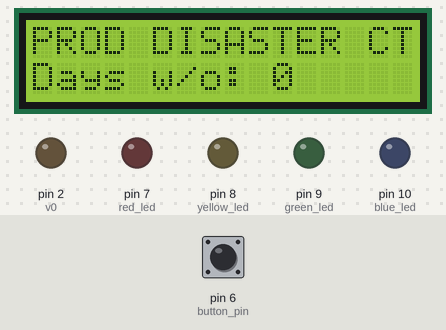
A sketch run on a simulated Arduino Uno, built with avr-gcc and run on an emulated ATmega328P. On the bench: 16×2 character LCD, output pins drawn as LEDs (lit = HIGH). The inputs (shaded band) are chosen by the test bench; at power-on: pin 6 (button_pin) LOW.

Above: at 1.2 s.
1.3 s: pin 6 (button_pin) pulled HIGH for 0.15 s
At 4.3 s:
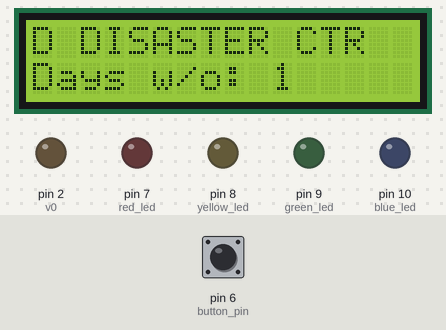
4.4 s: pin 6 (button_pin) pulled HIGH for 1 s
At 8.2 s:
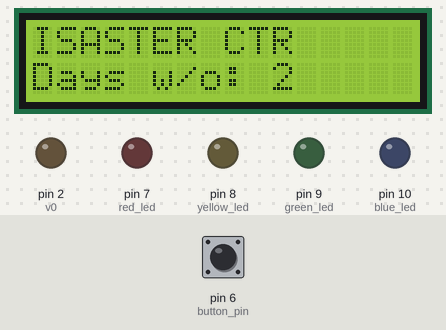
8.4 s: pin 6 (button_pin) pulled HIGH for 0.15 s
At 11.3 s:
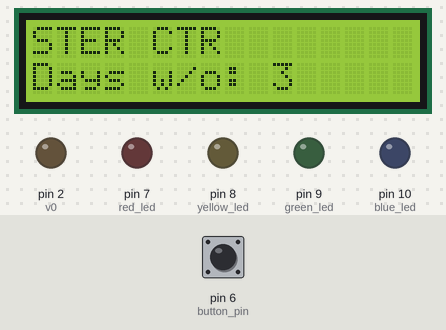
11.5 s: pin 6 (button_pin) pulled HIGH for 1 s
At 15.2 s:
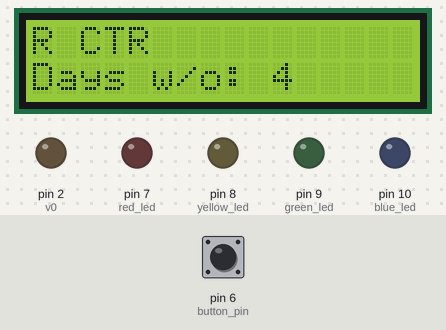
15.5 s: pin 6 (button_pin) pulled HIGH for 0.15 s
At 19.0 s:
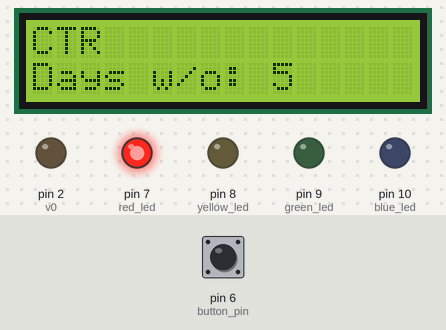
19.2 s: pin 6 (button_pin) pulled HIGH for 3.2 s
At 23.2 s:
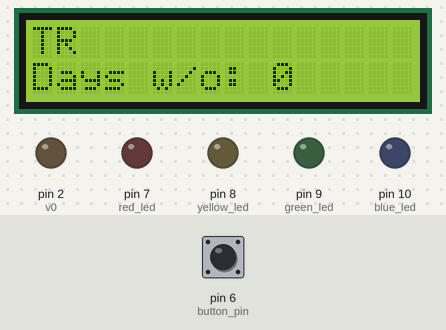
Timing chart, 0 to 24.7 s (numbered marks = the images above; inputs shaded):
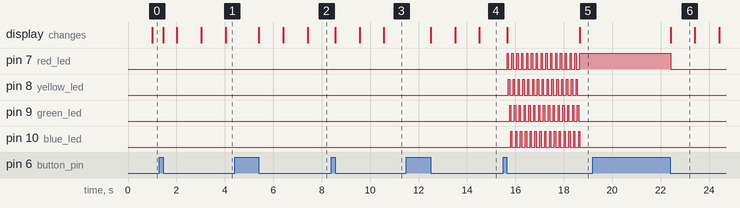

Measured:
- after the input at 15.5 s, pin 7 (red_led): alternates HIGH for 0.05 s and LOW for 0.15 s, 31 changes in all, then stays HIGH, starting after 0.16 s; pin 8 (yellow_led): alternates HIGH for 0.05 s and LOW for 0.15 s, 30 changes in all, then stays LOW, starting after 0.21 s
- after the input at 19.2 s, pin 7 (red_led): HIGH → LOW after 3.2 s
- what the display in image 6 shows lasts 1.0 s, from 22.4 s to 23.4 s

The sketch:

arduino_prod_disaster_counter.ino
```cpp
#include <LiquidCrystal.h>

#include "buttons.h"
#include "disaster_logic.h"
#include "display.h"

// initialize the library by associating any needed LCD interface pin
// with the arduino pin number it is connected to
const int rs = 3, en = 4, d4 = 5, d5 = 11, d6 = 12, d7 = 13, v0 = 2;

const int red_led = 7, yellow_led = 8, green_led = 9, blue_led = 10;
const int button_pin = 6;

LiquidCrystal lcd(rs, en, d4, d5, d6, d7);

void setup() {
  //Declaring LED pin as output
  pinMode(red_led, OUTPUT);
   //Declaring LED pin as output
  pinMode(yellow_led, OUTPUT);
   //Declaring LED pin as output
  pinMode(green_led, OUTPUT);
   //Declaring LED pin as output
  pinMode(blue_led, OUTPUT);

  // initialize the pushbutton1 pin as an input:
  pinMode(button_pin, INPUT);

  //Declaring LED pin as output
  pinMode(blue_led, OUTPUT);

  analogWrite(v0, display::CONTRAST);

  // set up the LCD's number of columns and rows:
  lcd.begin(16, 2);

}

void loop() {
  unsigned long button_press_time = buttons::is_button_pressed(button_pin);
  disaster_logic::handle_button_press(button_press_time);
  display::display_info(lcd, disaster_logic::days_without_incident);
  disaster_logic::handle_count_logic(lcd, red_led, yellow_led, green_led, blue_led);
}
```

buttons.cpp
```cpp
#include "buttons.h"

namespace buttons
{

  int BUTTON_STATE;             // the current reading from the input pin
  int button_press_threshold = 1000; // milliseconds under which a button press will increment counter, over which, will clear counter

  unsigned long is_button_pressed(const int& button_pin)
  {
    int reading = digitalRead(button_pin);
    if (reading == HIGH)
    {
      unsigned long start_button_press = millis();
      // wait till button is let go
      while (digitalRead(button_pin))
      {
        delay(10);
      }
      return millis() - start_button_press;
    }
    else
    {
      return 0;
    }
  }


} // end namespace buttons
```

buttons.h
```cpp
#ifndef BUTTONS_H
#define BUTTONS_H

#include <Arduino.h>

namespace buttons
{

  extern int BUTTON_STATE;             // the current reading from the input pin
  extern int button_press_threshold; // milliseconds under which a button press will increment counter, over which, will clear counter

  unsigned long is_button_pressed(const int& button_pin);

} // end namespace buttons

#endif
```

disaster_logic.cpp
```cpp
#include "disaster_logic.h"

namespace disaster_logic
{

  int days_without_incident = 0;
  int last_days_without_incident = 0;
  int first_day_check = 5;
  int second_day_check = 15;
  int third_day_check = 30;
  int fourth_day_check = 60;

  bool celebration_done = false;

void do_animation(LiquidCrystal& lcd, int red_led, int yellow_led, int green_led, int blue_led)
{
  lcd.clear();
  lcd.setCursor(0, 0);
  lcd.print("Congrats!!!!");
  lcd.setCursor(0, 1);
  lcd.print(":)");

  int led_index = 0;
  unsigned long start_time = millis();
  int led_seq_time = 3000;
  while (millis() - start_time < led_seq_time)
  {
    switch (led_index)
    {
      case 0:
        digitalWrite(red_led, HIGH);
        digitalWrite(yellow_led, LOW);
        digitalWrite(green_led, LOW);
        digitalWrite(blue_led, LOW);
        break;
      case 1:
        digitalWrite(red_led, LOW);
        digitalWrite(yellow_led, HIGH);
        digitalWrite(green_led, LOW);
        digitalWrite(blue_led, LOW);
        break;
      case 2:
        digitalWrite(red_led, LOW);
        digitalWrite(yellow_led, LOW);
        digitalWrite(green_led, HIGH);
        digitalWrite(blue_led, LOW);
        break;
      case 3:
        digitalWrite(red_led, LOW);
        digitalWrite(yellow_led, LOW);
        digitalWrite(green_led, LOW);
        digitalWrite(blue_led, HIGH);
        break;
      default:
        break;
   }
   delay(50);
   if (led_index == 3)
   {
    led_index = 0;
   }
   else
   {
    led_index++;
   }
  }
}

void handle_button_press(unsigned long button_press_time)
{
  if (button_press_time != 0)
  {
      if (button_press_time > buttons::button_press_threshold)
      {
        days_without_incident = 0;
        last_days_without_incident = 0;
      }
      else
      {
        days_without_incident++;
      }
  }
}

void handle_count_logic(LiquidCrystal& lcd, int red_led, int yellow_led, int green_led, int blue_led)
{
  if (days_without_incident < first_day_check)
  {
    digitalWrite(red_led, LOW);
    digitalWrite(yellow_led, LOW);
    digitalWrite(green_led, LOW);
    digitalWrite(blue_led, LOW);
  }

  else if (days_without_incident < second_day_check)
  {
    if (days_without_incident - last_days_without_incident == first_day_check - 0 && days_without_incident == first_day_check)
    {
      last_days_without_incident = days_without_incident;
      do_animation(lcd, red_led, yellow_led, green_led, blue_led);
    }
    digitalWrite(red_led, HIGH);
    digitalWrite(yellow_led, LOW);
    digitalWrite(green_led, LOW);
    digitalWrite(blue_led, LOW);
  }

  else if (days_without_incident < third_day_check)
  {
    if (days_without_incident - last_days_without_incident == second_day_check - first_day_check && days_without_incident == second_day_check)
    {
      last_days_without_incident = days_without_incident;
      do_animation(lcd, red_led, yellow_led, green_led, blue_led);
    }
    digitalWrite(red_led, HIGH);
    digitalWrite(yellow_led, HIGH);
    digitalWrite(green_led, LOW);
    digitalWrite(blue_led, LOW);
  }


  else if (days_without_incident < fourth_day_check)
  {
    if (days_without_incident - last_days_without_incident == third_day_check - second_day_check && days_without_incident == third_day_check)
    {
      last_days_without_incident = days_without_incident;
      do_animation(lcd, red_led, yellow_led, green_led, blue_led);
    }
    digitalWrite(red_led, HIGH);
    digitalWrite(yellow_led, HIGH);
    digitalWrite(green_led, HIGH);
    digitalWrite(blue_led, LOW);
  }

  else
  {
    if (days_without_incident - last_days_without_incident == fourth_day_check - third_day_check && days_without_incident == fourth_day_check)
    {
      last_days_without_incident = days_without_incident;
      do_animation(lcd, red_led, yellow_led, green_led, blue_led);
    }
    digitalWrite(red_led, HIGH);
    digitalWrite(yellow_led, HIGH);
    digitalWrite(green_led, HIGH);
    digitalWrite(blue_led, HIGH);
  }
}

} // namespace disaster_logic
```

disaster_logic.h
```cpp
#ifndef DISASTER_LOGIC_H
#define DISASTER_LOGIC_H

#include <Arduino.h>
#include <LiquidCrystal.h>

#include "buttons.h"

namespace disaster_logic
{

  extern int days_without_incident;
  extern int last_days_without_incident;
  extern int first_day_check;
  extern int second_day_check;
  extern int third_day_check;
  extern int fourth_day_check;

  extern bool celebration_done;

  void do_animation(LiquidCrystal& lcd, int red_led, int yellow_led, int green_led, int blue_led);

  void handle_button_press(unsigned long button_press_time);
  void handle_count_logic(LiquidCrystal& lcd, int red_led, int yellow_led, int green_led, int blue_led);


} // namespace disaster_logic

#endif
```

display.cpp
```cpp
#include "display.h"

namespace display
{

  int CONTRAST = 5;
  unsigned long last_text_scroll_time = 0;
  const int scroll_delay = 1000;
  int current_scroll_index = 0;
  // 'B', 'L', 'K', ' ',
  char top_line[] = {'P', 'R', 'O', 'D', ' ', 'D', 'I', 'S', 'A', 'S', 'T', 'E', 'R', ' ', 'C', 'T', 'R'};
  const int text_len = sizeof(top_line)/sizeof(top_line[0]);

  void display_header_row(LiquidCrystal& lcd)
  {
    if (millis() - last_text_scroll_time > scroll_delay)
    {
      // put your main code here, to run repeatedly:
      lcd.clear();
      lcd.setCursor(0, 0);
      for (int i = current_scroll_index; i < text_len; i++)
      {
        lcd.print(top_line[i]);
      }
      if (current_scroll_index == text_len)
      {
        current_scroll_index = 0;
      }
      else
      {
        current_scroll_index++;
      }
      last_text_scroll_time = millis();
    }
  }

  void display_counter_row(LiquidCrystal& lcd, int days_without_incident)
  {
    // set the cursor to column 0, line 1
    // (note: line 1 is the second row, since counting begins with 0):
    lcd.setCursor(0, 1);
    lcd.print("Days w/o: ");
    // print the number of seconds since reset:
    lcd.setCursor(10, 1);
    lcd.print(days_without_incident);
  }

  void display_info(LiquidCrystal& lcd, int days_without_incident)
  {
    display_header_row(lcd);
    display_counter_row(lcd, days_without_incident);
  }


} // end namespace display
```

display.h
```cpp
#ifndef DISPLAY_H
#define DISPLAY_H

#include <Arduino.h>
#include <LiquidCrystal.h>

namespace display
{
  extern int CONTRAST;
  extern unsigned long last_text_scroll_time;
  extern const int scroll_delay;
  extern int current_scroll_index;
  extern char top_line[];
  extern const int text_len;


  void display_header_row(LiquidCrystal& lcd);
  void display_counter_row(LiquidCrystal& lcd, int days_without_incident);
  void display_info(LiquidCrystal& lcd, int days_without_incident);

} // end namespace lcd

#endif
```
